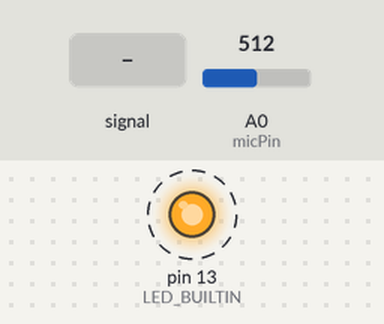
Bench run of a sketch on a simulated Arduino Uno, built with avr-gcc and run on an emulated ATmega328P. Parts: output pins drawn as LEDs (lit = HIGH). Dashed ring = blinking. Inputs (shaded band) come from the test bench; at power-on: A0 (micPin) = 512.

Above: at 2.25 s.
2.3 s: A0 (micPin) fed a 200 Hz sine of ±460 counts around its level
At 3.05 s:
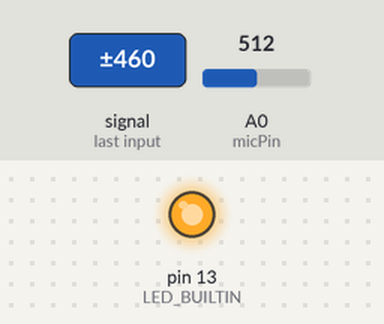
At 5.2 s:
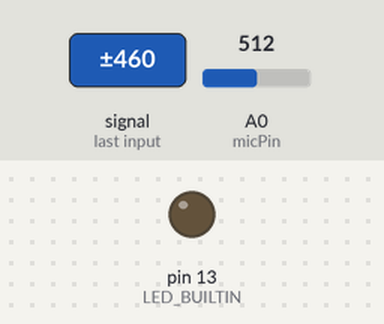
Timing chart, 0 to 16.0 s (numbered marks = the images above; inputs shaded):
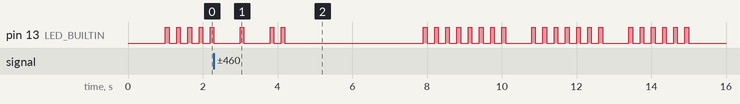

The sketch:

mems-blinker.ino
```cpp
// Configuration.
int micPin = 0;
int sampleDelay = 0;

void setup() {
  pinMode(micPin, INPUT);
  pinMode(LED_BUILTIN, OUTPUT);

  analogReference(INTERNAL);

  Serial.begin(115200);

  delay(1000);
}

void loop() {

  int micRaw;

  micRaw = analogRead(micPin);

  int hundreds = micRaw / 100 % 10;
  int tens = micRaw / 10 % 10;
  int singles = micRaw % 10;

  blink_digit(hundreds);
  blink_digit(tens);
  blink_digit(singles);

  delay(3000);
}

void blink_digit(int digit) {
  // We make a dash for 0.
  if (digit == 0) {
    digitalWrite(LED_BUILTIN, HIGH);
    delay(500);
    digitalWrite(LED_BUILTIN, LOW);
    delay(200);
  }
  else {
    for (int i = 1; i <= digit; i++) {
      digitalWrite(LED_BUILTIN, HIGH);
      delay(100);
      digitalWrite(LED_BUILTIN, LOW);
      delay(200);
    }
  }
  delay(500);
}
```
